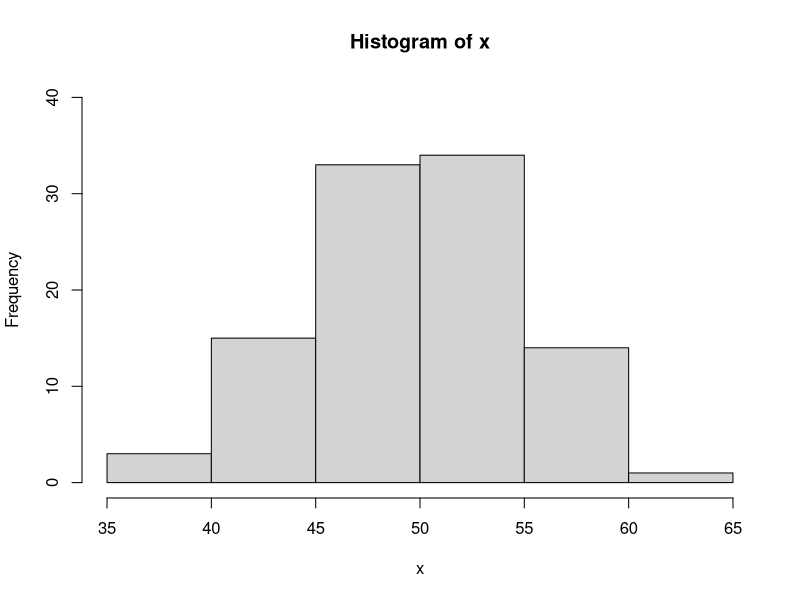
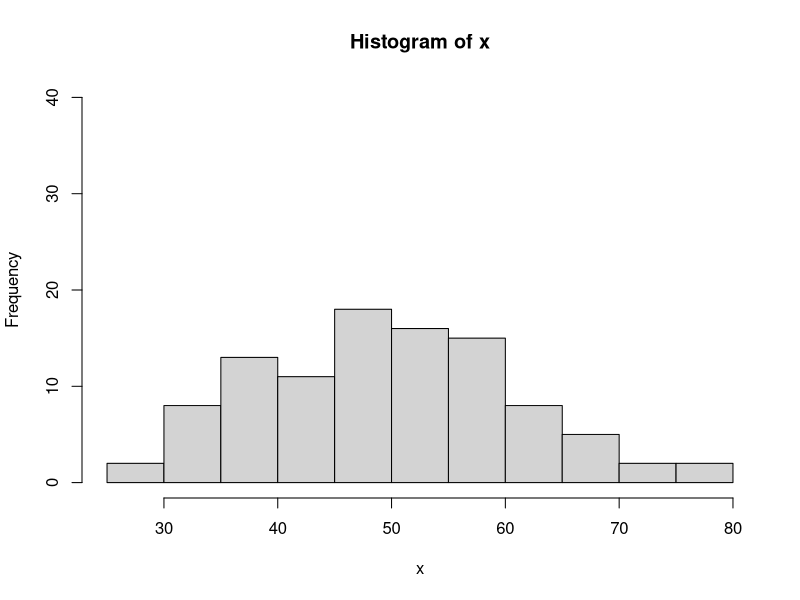
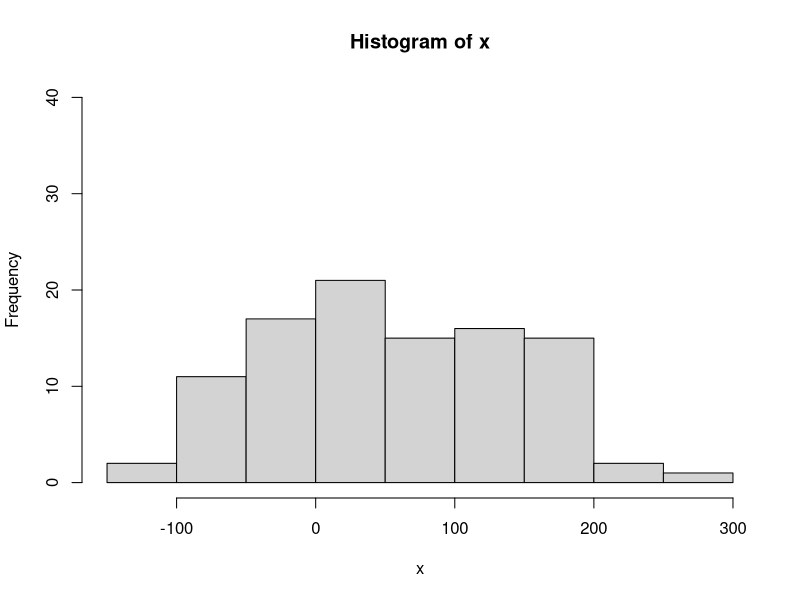
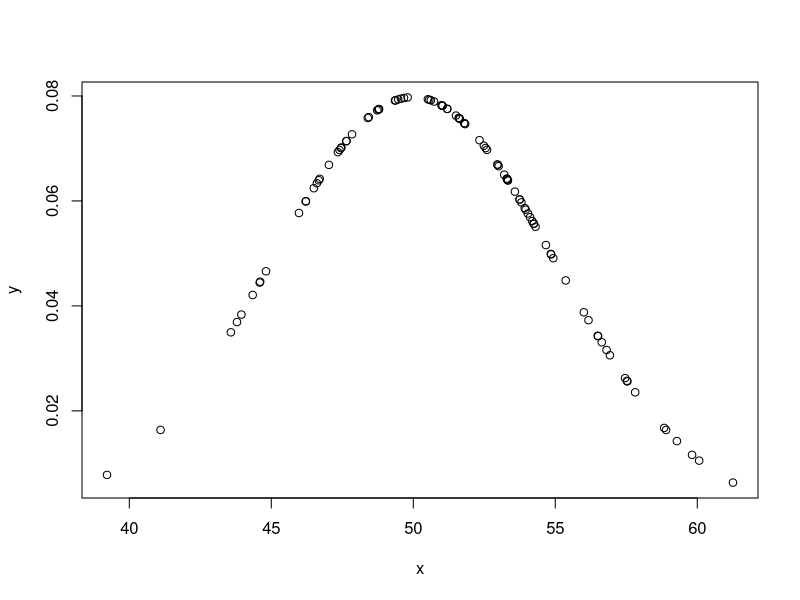
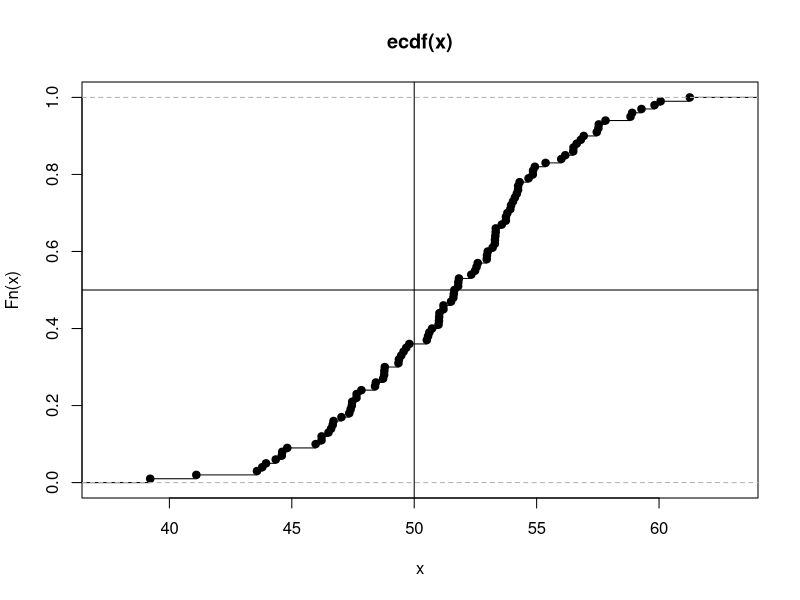

Recreate these plots in R, in order.
## ---- chunk 1
knitr::opts_chunk$set(echo = TRUE)
## ---- chunk 2
x = rnorm(100, 50, 5)
hist(x, ylim = c(0,40))
## ---- chunk 3
pnorm(50, 50, 5)
## ---- chunk 4
x = rnorm(100, 50, 10)
hist(x, ylim = c(0,40))

x = rnorm(100, 50, 100)
hist(x, ylim = c(0,40))

# As the standard deviation increases, the values within the range of the distribution also increases.
## ---- chunk 5
x = rnorm(100, 50, 5)
y = dnorm(x, 50, 5)
y
## ---- chunk 6
plot(x,y)
## ---- chunk 7
y = ecdf(x)
plot(y)
abline(h=0.5,v=50)

#This point corresponds to the point at which 50% of the density is to the left (there is a 0.5 that a random variable will be less than the mean).
